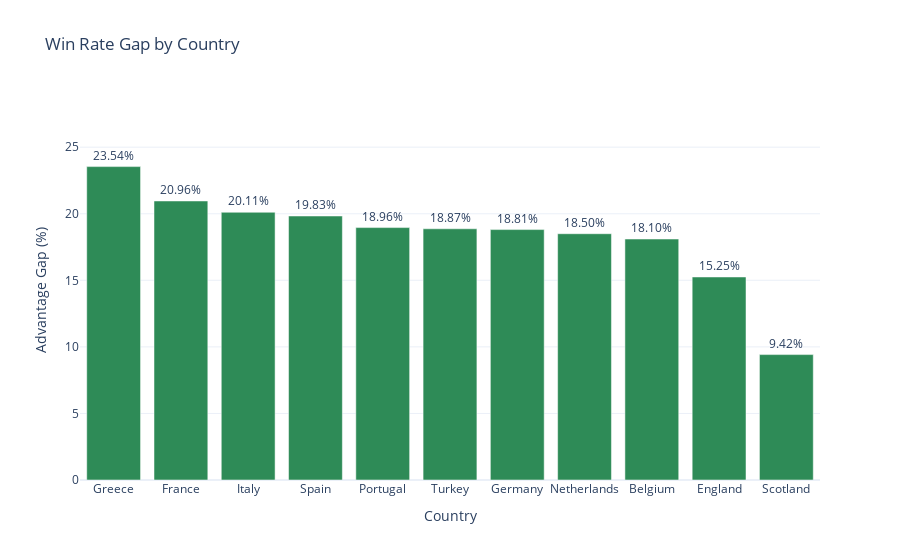

Source (notebook cell):
### Code cell
import plotly.graph_objs as go

# Create bar chart of home advantage gaps
win_gap_fig = go.Figure()

win_gap_fig.add_trace(go.Bar(
    x=sorted_gap_stats.index,
    y=sorted_gap_stats['home_advantage_gap'].round(2),
    marker_color='seagreen',
    text=sorted_gap_stats['home_advantage_gap'].round(2),
    texttemplate='%{text:.2f}%',
    textposition='outside',
    name='Home Advantage Gap (%)'
))

# Layout ayarları
win_gap_fig.update_layout(
    title='Win Rate Gap by Country',
    xaxis_title='Country',
    yaxis_title='Advantage Gap (%)',
    yaxis=dict(range=[0, max(sorted_gap_stats['home_advantage_gap']) + 5]),
    xaxis=dict(categoryorder='array', categoryarray=sorted_gap_stats.index),
    template='plotly_white'
)

### Figure 1 — Plotly figure (JSON) as saved in the notebook; plotly's stock layout.template omitted (floating-point values rounded to 4 significant figures)
{"data": [{"marker": {"color": "seagreen"}, "name": "Home Advantage Gap (%)", "text": [23.54, 20.96, 20.11, 19.83, 18.96, 18.87, 18.81, 18.5, 18.1, 15.25, 9.42], "textposition": "outside", "texttemplate": "%{text:.2f}%", "type": "bar", "x": ["Greece", "France", "Italy", "Spain", "Portugal", "Turkey", "Germany", "Netherlands", "Belgium", "England", "Scotland"], "y": [23.54, 20.96, 20.11, 19.83, 18.96, 18.87, 18.81, 18.5, 18.1, 15.25, 9.42]}], "layout": {"title": {"text": "Win Rate Gap by Country"}, "xaxis": {"categoryarray": ["Greece", "France", "Italy", "Spain", "Portugal", "Turkey", "Germany", "Netherlands", "Belgium", "England", "Scotland"], "categoryorder": "array", "title": {"text": "Country"}}, "yaxis": {"range": [0, 28.54], "title": {"text": "Advantage Gap (%)"}}}}
